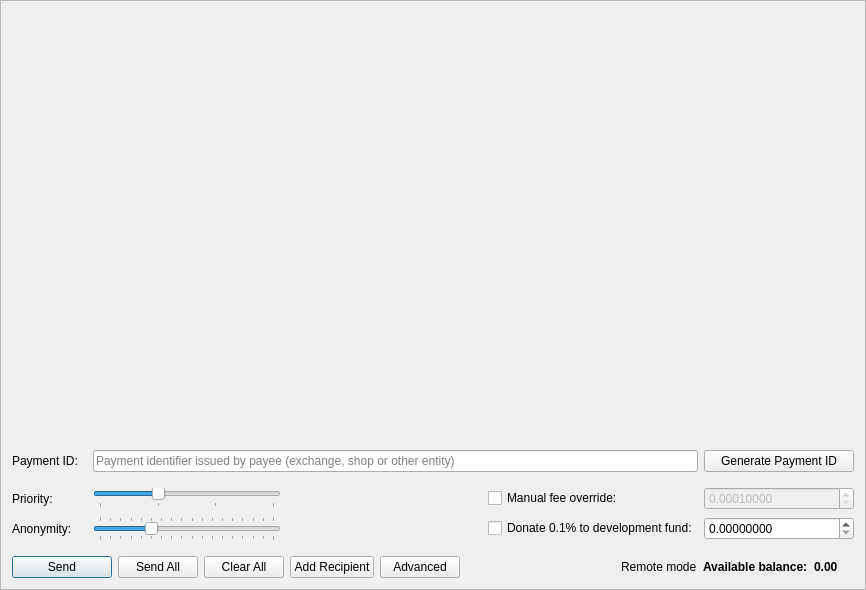
<?xml version="1.0" encoding="UTF-8"?>
<ui version="4.0">
 <class>SendFrame</class>
 <widget class="QFrame" name="SendFrame">
  <property name="geometry">
   <rect>
    <x>0</x>
    <y>0</y>
    <width>866</width>
    <height>590</height>
   </rect>
  </property>
  <property name="windowTitle">
   <string>Frame</string>
  </property>
  <property name="frameShape">
   <enum>QFrame::StyledPanel</enum>
  </property>
  <property name="frameShadow">
   <enum>QFrame::Raised</enum>
  </property>
  <layout class="QVBoxLayout" name="m_send_frame_main_layout">
   <item>
    <widget class="QScrollArea" name="m_transfersScrollarea">
     <property name="frameShape">
      <enum>QFrame::NoFrame</enum>
     </property>
     <property name="widgetResizable">
      <bool>true</bool>
     </property>
     <widget class="QWidget" name="scrollAreaWidgetContents">
      <property name="geometry">
       <rect>
        <x>0</x>
        <y>0</y>
        <width>846</width>
        <height>538</height>
       </rect>
      </property>
      <layout class="QVBoxLayout" name="m_send_frame_layout">
       <property name="leftMargin">
        <number>0</number>
       </property>
       <property name="topMargin">
        <number>0</number>
       </property>
       <property name="rightMargin">
        <number>0</number>
       </property>
       <property name="bottomMargin">
        <number>0</number>
       </property>
       <item>
        <spacer name="verticalSpacer">
         <property name="orientation">
          <enum>Qt::Vertical</enum>
         </property>
         <property name="sizeHint" stdset="0">
          <size>
           <width>20</width>
           <height>445</height>
          </size>
         </property>
        </spacer>
       </item>
       <item>
        <layout class="QGridLayout" name="gridLayout">
         <property name="topMargin">
          <number>5</number>
         </property>
         <item row="0" column="0">
          <widget class="QLabel" name="label_6">
           <property name="sizePolicy">
            <sizepolicy hsizetype="Preferred" vsizetype="Preferred">
             <horstretch>0</horstretch>
             <verstretch>0</verstretch>
            </sizepolicy>
           </property>
           <property name="minimumSize">
            <size>
             <width>75</width>
             <height>0</height>
            </size>
           </property>
           <property name="maximumSize">
            <size>
             <width>100</width>
             <height>16777215</height>
            </size>
           </property>
           <property name="text">
            <string>Payment ID:</string>
           </property>
          </widget>
         </item>
         <item row="0" column="2">
          <widget class="QPushButton" name="m_generatePaymentIdButton">
           <property name="sizePolicy">
            <sizepolicy hsizetype="Preferred" vsizetype="Fixed">
             <horstretch>0</horstretch>
             <verstretch>0</verstretch>
            </sizepolicy>
           </property>
           <property name="minimumSize">
            <size>
             <width>150</width>
             <height>0</height>
            </size>
           </property>
           <property name="maximumSize">
            <size>
             <width>200</width>
             <height>16777215</height>
            </size>
           </property>
           <property name="text">
            <string>Generate Payment ID</string>
           </property>
          </widget>
         </item>
         <item row="0" column="1">
          <widget class="QLineEdit" name="m_paymentIdEdit">
           <property name="maxLength">
            <number>64</number>
           </property>
           <property name="placeholderText">
            <string>Payment identifier issued by payee (exchange, shop or other entity)</string>
           </property>
          </widget>
         </item>
        </layout>
       </item>
       <item>
        <widget class="QFrame" name="m_advancedWidget">
         <layout class="QGridLayout" name="advancedGridLayout">
          <property name="leftMargin">
           <number>0</number>
          </property>
          <property name="topMargin">
           <number>9</number>
          </property>
          <property name="rightMargin">
           <number>0</number>
          </property>
          <item row="1" column="0">
           <widget class="QLabel" name="label_2">
            <property name="minimumSize">
             <size>
              <width>75</width>
              <height>0</height>
             </size>
            </property>
            <property name="maximumSize">
             <size>
              <width>100</width>
              <height>16777215</height>
             </size>
            </property>
            <property name="text">
             <string>Anonymity:</string>
            </property>
           </widget>
          </item>
          <item row="1" column="4">
           <widget class="QCheckBox" name="donateCheckBox">
            <property name="text">
             <string>Donate 0.1% to development fund:</string>
            </property>
            <property name="checked">
             <bool>false</bool>
            </property>
           </widget>
          </item>
          <item row="0" column="0">
           <widget class="QLabel" name="label_3">
            <property name="minimumSize">
             <size>
              <width>75</width>
              <height>0</height>
             </size>
            </property>
            <property name="maximumSize">
             <size>
              <width>100</width>
              <height>16777215</height>
             </size>
            </property>
            <property name="text">
             <string>Priority:</string>
            </property>
           </widget>
          </item>
          <item row="1" column="1">
           <widget class="QSlider" name="m_mixinSlider">
            <property name="maximumSize">
             <size>
              <width>200</width>
              <height>16777215</height>
             </size>
            </property>
            <property name="baseSize">
             <size>
              <width>200</width>
              <height>0</height>
             </size>
            </property>
            <property name="minimum">
             <number>2</number>
            </property>
            <property name="maximum">
             <number>19</number>
            </property>
            <property name="pageStep">
             <number>1</number>
            </property>
            <property name="value">
             <number>7</number>
            </property>
            <property name="sliderPosition">
             <number>7</number>
            </property>
            <property name="tracking">
             <bool>false</bool>
            </property>
            <property name="orientation">
             <enum>Qt::Horizontal</enum>
            </property>
            <property name="tickPosition">
             <enum>QSlider::TicksBothSides</enum>
            </property>
            <property name="tickInterval">
             <number>1</number>
            </property>
           </widget>
          </item>
          <item row="0" column="5">
           <widget class="QDoubleSpinBox" name="m_feeSpin">
            <property name="enabled">
             <bool>false</bool>
            </property>
            <property name="minimumSize">
             <size>
              <width>150</width>
              <height>0</height>
             </size>
            </property>
            <property name="baseSize">
             <size>
              <width>150</width>
              <height>0</height>
             </size>
            </property>
            <property name="cursor">
             <cursorShape>IBeamCursor</cursorShape>
            </property>
            <property name="locale">
             <locale language="English" country="UnitedStates"/>
            </property>
            <property name="suffix">
             <string/>
            </property>
            <property name="decimals">
             <number>8</number>
            </property>
            <property name="minimum">
             <double>0.000100000000000</double>
            </property>
            <property name="maximum">
             <double>999999999999999.000000000000000</double>
            </property>
            <property name="singleStep">
             <double>0.000100000000000</double>
            </property>
            <property name="value">
             <double>0.000100000000000</double>
            </property>
           </widget>
          </item>
          <item row="1" column="5">
           <widget class="QDoubleSpinBox" name="m_donateSpin">
            <property name="minimumSize">
             <size>
              <width>150</width>
              <height>0</height>
             </size>
            </property>
            <property name="maximumSize">
             <size>
              <width>16777215</width>
              <height>16777215</height>
             </size>
            </property>
            <property name="baseSize">
             <size>
              <width>150</width>
              <height>0</height>
             </size>
            </property>
            <property name="cursor">
             <cursorShape>IBeamCursor</cursorShape>
            </property>
            <property name="locale">
             <locale language="English" country="UnitedStates"/>
            </property>
            <property name="decimals">
             <number>8</number>
            </property>
            <property name="maximum">
             <double>999999999999999.000000000000000</double>
            </property>
            <property name="singleStep">
             <double>0.100000000000000</double>
            </property>
           </widget>
          </item>
          <item row="1" column="3">
           <spacer name="horizontalSpacer">
            <property name="orientation">
             <enum>Qt::Horizontal</enum>
            </property>
            <property name="sizeType">
             <enum>QSizePolicy::Expanding</enum>
            </property>
            <property name="sizeHint" stdset="0">
             <size>
              <width>100</width>
              <height>20</height>
             </size>
            </property>
           </spacer>
          </item>
          <item row="0" column="1">
           <layout class="QGridLayout" name="m_priorityGridLayout">
            <property name="verticalSpacing">
             <number>0</number>
            </property>
            <item row="1" column="0">
             <widget class="QSlider" name="m_prioritySlider">
              <property name="maximumSize">
               <size>
                <width>200</width>
                <height>16777215</height>
               </size>
              </property>
              <property name="baseSize">
               <size>
                <width>200</width>
                <height>0</height>
               </size>
              </property>
              <property name="minimum">
               <number>1</number>
              </property>
              <property name="maximum">
               <number>4</number>
              </property>
              <property name="pageStep">
               <number>1</number>
              </property>
              <property name="value">
               <number>2</number>
              </property>
              <property name="sliderPosition">
               <number>2</number>
              </property>
              <property name="orientation">
               <enum>Qt::Horizontal</enum>
              </property>
              <property name="tickPosition">
               <enum>QSlider::TicksBelow</enum>
              </property>
              <property name="tickInterval">
               <number>1</number>
              </property>
             </widget>
            </item>
           </layout>
          </item>
          <item row="1" column="2">
           <widget class="QLabel" name="m_mixinLabel">
            <property name="text">
             <string/>
            </property>
           </widget>
          </item>
          <item row="0" column="4">
           <widget class="QCheckBox" name="m_manualFeeCheckBox">
            <property name="text">
             <string>Manual fee override:</string>
            </property>
           </widget>
          </item>
         </layout>
        </widget>
       </item>
      </layout>
     </widget>
    </widget>
   </item>
   <item>
    <layout class="QHBoxLayout" name="horizontalLayout">
     <item>
      <widget class="QPushButton" name="m_sendButton">
       <property name="minimumSize">
        <size>
         <width>100</width>
         <height>0</height>
        </size>
       </property>
       <property name="text">
        <string>Send</string>
       </property>
       <property name="icon">
        <iconset resource="../../resources.qrc">
         <normaloff>:/icons/btn-send</normaloff>:/icons/btn-send</iconset>
       </property>
       <property name="default">
        <bool>true</bool>
       </property>
      </widget>
     </item>
     <item>
      <widget class="QPushButton" name="m_sendAllButton">
       <property name="text">
        <string>Send All</string>
       </property>
       <property name="icon">
        <iconset resource="../../resources.qrc">
         <normaloff>:/icons/sweep</normaloff>:/icons/sweep</iconset>
       </property>
      </widget>
     </item>
     <item>
      <widget class="QPushButton" name="m_clearAllButton">
       <property name="text">
        <string>Clear All</string>
       </property>
       <property name="icon">
        <iconset resource="../../resources.qrc">
         <normaloff>:/icons/remove</normaloff>:/icons/remove</iconset>
       </property>
      </widget>
     </item>
     <item>
      <widget class="QPushButton" name="m_addRecipientButton">
       <property name="text">
        <string>Add Recipient</string>
       </property>
       <property name="icon">
        <iconset resource="../../resources.qrc">
         <normaloff>:/icons/add_recepient</normaloff>:/icons/add_recepient</iconset>
       </property>
      </widget>
     </item>
     <item>
      <widget class="QPushButton" name="m_advancedButton">
       <property name="text">
        <string>Advanced</string>
       </property>
       <property name="icon">
        <iconset resource="../../resources.qrc">
         <normaloff>:/icons/add</normaloff>:/icons/add</iconset>
       </property>
       <property name="checkable">
        <bool>true</bool>
       </property>
      </widget>
     </item>
     <item>
      <spacer name="horizontalSpacer_2">
       <property name="orientation">
        <enum>Qt::Horizontal</enum>
       </property>
       <property name="sizeHint" stdset="0">
        <size>
         <width>40</width>
         <height>20</height>
        </size>
       </property>
      </spacer>
     </item>
     <item>
      <widget class="QLabel" name="m_remote_label">
       <property name="font">
        <font>
         <weight>50</weight>
         <bold>false</bold>
        </font>
       </property>
       <property name="toolTip">
        <string>Wallet is connected through remote node. Additional 0.25% fee will be applied.</string>
       </property>
       <property name="text">
        <string>Remote mode</string>
       </property>
      </widget>
     </item>
     <item>
      <widget class="QLabel" name="label_4">
       <property name="font">
        <font>
         <weight>75</weight>
         <bold>true</bold>
        </font>
       </property>
       <property name="text">
        <string>Available balance:</string>
       </property>
      </widget>
     </item>
     <item>
      <widget class="QLabel" name="m_balanceLabel">
       <property name="font">
        <font>
         <weight>75</weight>
         <bold>true</bold>
        </font>
       </property>
       <property name="text">
        <string notr="true">0.00 </string>
       </property>
       <property name="textInteractionFlags">
        <set>Qt::LinksAccessibleByMouse|Qt::TextSelectableByMouse</set>
       </property>
      </widget>
     </item>
     <item>
      <widget class="QLabel" name="m_tickerLabel">
       <property name="text">
        <string notr="true"/>
       </property>
      </widget>
     </item>
    </layout>
   </item>
  </layout>
 </widget>
 <tabstops>
  <tabstop>m_transfersScrollarea</tabstop>
  <tabstop>m_paymentIdEdit</tabstop>
  <tabstop>m_generatePaymentIdButton</tabstop>
  <tabstop>m_prioritySlider</tabstop>
  <tabstop>m_manualFeeCheckBox</tabstop>
  <tabstop>m_feeSpin</tabstop>
  <tabstop>m_mixinSlider</tabstop>
  <tabstop>donateCheckBox</tabstop>
  <tabstop>m_donateSpin</tabstop>
  <tabstop>m_sendButton</tabstop>
  <tabstop>m_sendAllButton</tabstop>
  <tabstop>m_clearAllButton</tabstop>
  <tabstop>m_addRecipientButton</tabstop>
  <tabstop>m_advancedButton</tabstop>
 </tabstops>
 <resources>
  <include location="../../resources.qrc"/>
 </resources>
 <connections>
  <connection>
   <sender>m_addRecipientButton</sender>
   <signal>clicked()</signal>
   <receiver>SendFrame</receiver>
   <slot>addRecipientClicked()</slot>
   <hints>
    <hint type="sourcelabel">
     <x>282</x>
     <y>561</y>
    </hint>
    <hint type="destinationlabel">
     <x>432</x>
     <y>294</y>
    </hint>
   </hints>
  </connection>
  <connection>
   <sender>m_clearAllButton</sender>
   <signal>clicked()</signal>
   <receiver>SendFrame</receiver>
   <slot>clearAllClicked()</slot>
   <hints>
    <hint type="sourcelabel">
     <x>154</x>
     <y>561</y>
    </hint>
    <hint type="destinationlabel">
     <x>432</x>
     <y>294</y>
    </hint>
   </hints>
  </connection>
  <connection>
   <sender>m_sendButton</sender>
   <signal>clicked()</signal>
   <receiver>SendFrame</receiver>
   <slot>sendClicked()</slot>
   <hints>
    <hint type="sourcelabel">
     <x>53</x>
     <y>561</y>
    </hint>
    <hint type="destinationlabel">
     <x>432</x>
     <y>294</y>
    </hint>
   </hints>
  </connection>
  <connection>
   <sender>m_generatePaymentIdButton</sender>
   <signal>clicked()</signal>
   <receiver>SendFrame</receiver>
   <slot>generatePaymentIdClicked()</slot>
   <hints>
    <hint type="sourcelabel">
     <x>748</x>
     <y>497</y>
    </hint>
    <hint type="destinationlabel">
     <x>432</x>
     <y>294</y>
    </hint>
   </hints>
  </connection>
  <connection>
   <sender>m_advancedButton</sender>
   <signal>toggled(bool)</signal>
   <receiver>SendFrame</receiver>
   <slot>advancedClicked(bool)</slot>
   <hints>
    <hint type="sourcelabel">
     <x>335</x>
     <y>566</y>
    </hint>
    <hint type="destinationlabel">
     <x>432</x>
     <y>294</y>
    </hint>
   </hints>
  </connection>
  <connection>
   <sender>m_prioritySlider</sender>
   <signal>valueChanged(int)</signal>
   <receiver>SendFrame</receiver>
   <slot>priorityValueChanged(int)</slot>
   <hints>
    <hint type="sourcelabel">
     <x>188</x>
     <y>486</y>
    </hint>
    <hint type="destinationlabel">
     <x>432</x>
     <y>294</y>
    </hint>
   </hints>
  </connection>
  <connection>
   <sender>m_mixinSlider</sender>
   <signal>valueChanged(int)</signal>
   <receiver>SendFrame</receiver>
   <slot>mixinValueChanged(int)</slot>
   <hints>
    <hint type="sourcelabel">
     <x>188</x>
     <y>522</y>
    </hint>
    <hint type="destinationlabel">
     <x>432</x>
     <y>294</y>
    </hint>
   </hints>
  </connection>
  <connection>
   <sender>m_manualFeeCheckBox</sender>
   <signal>toggled(bool)</signal>
   <receiver>m_feeSpin</receiver>
   <slot>setEnabled(bool)</slot>
   <hints>
    <hint type="sourcelabel">
     <x>602</x>
     <y>486</y>
    </hint>
    <hint type="destinationlabel">
     <x>780</x>
     <y>485</y>
    </hint>
   </hints>
  </connection>
  <connection>
   <sender>m_sendAllButton</sender>
   <signal>clicked()</signal>
   <receiver>SendFrame</receiver>
   <slot>sendAllClicked()</slot>
   <hints>
    <hint type="sourcelabel">
     <x>154</x>
     <y>566</y>
    </hint>
    <hint type="destinationlabel">
     <x>432</x>
     <y>294</y>
    </hint>
   </hints>
  </connection>
 </connections>
 <slots>
  <slot>sendClicked()</slot>
  <slot>sendAllClicked()</slot>
  <slot>clearAllClicked()</slot>
  <slot>addRecipientClicked()</slot>
  <slot>mixinValueChanged(int)</slot>
  <slot>priorityValueChanged(int)</slot>
  <slot>advancedClicked(bool)</slot>
 </slots>
</ui>
